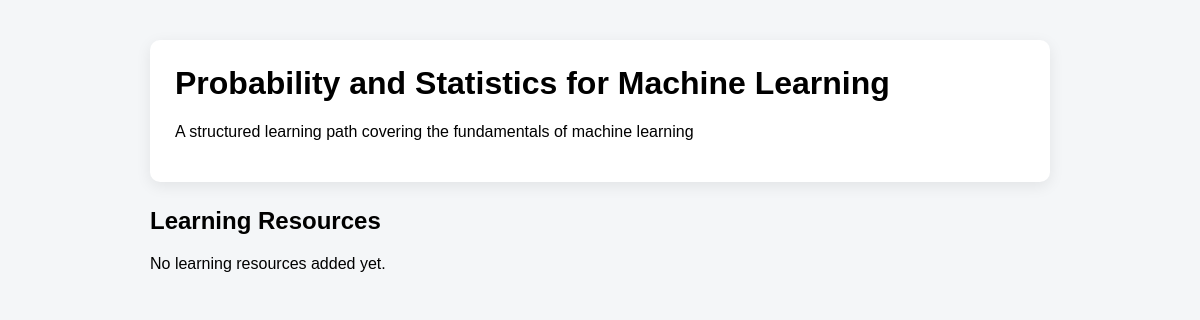
Screenshot of /learning-path/2 with the database file from the repository.
### tables this page shows
CREATE TABLE learning_paths (
            path_id INTEGER PRIMARY KEY AUTOINCREMENT,
            skill_id INTEGER NOT NULL,
            title TEXT NOT NULL,
            description TEXT,
            created_by INTEGER NOT NULL,
            FOREIGN KEY (skill_id) REFERENCES skills(skill_id),
            FOREIGN KEY (created_by) REFERENCES users(user_id)
        );

### app.py (the view)
@app.route(
    "/learning-path/<int:path_id>"
)
def view_learning_path(path_id):
    connection = get_db_connection()
    learning_path = connection.execute("""

        SELECT

            lp.path_id,

            lp.title,

            lp.description,

            s.skill_name

        FROM learning_paths lp

        LEFT JOIN skills s

        ON lp.skill_id = s.skill_id

        WHERE lp.path_id = ?

    """, (
        path_id,
    )).fetchone()
    if learning_path is None:
        connection.close()
        return "Learning path not found."
    resources = connection.execute("""

        SELECT

            r.resource_id,

            r.title,

            r.resource_type,

            r.file_path,

            r.url,

            r.description,

            lpr.sequence_order

        FROM learning_path_resources lpr

        JOIN resources r

        ON lpr.resource_id = r.resource_id

        WHERE lpr.path_id = ?

        ORDER BY lpr.sequence_order

    """, (
        path_id,
    )).fetchall()
    connection.close()
    return render_template(
        "learning_path.html",
        learning_path=learning_path,
        resources=resources
    )

### app.py (called while the page is built)
def get_db_connection():
    connection = sqlite3.connect(DATABASE)
    connection.row_factory = sqlite3.Row
    return connection

### templates/learning_path.html (shortened to what this page needs)
<!DOCTYPE html>
<html>
<head>
</head>
<body>
<div class="container">
    <div class="header">
        <h1>
            {{ learning_path['title'] }}
        </h1>
        <p>
            {{ learning_path['description'] }}
        </p>
    </div>
    <h2>
        Learning Resources
    </h2>
    {% if resources %}
        {% for resource in resources %}
            <div class="resource">
                <h3>
                    {{ resource['title'] }}
                </h3>
                <span class="type">
                    {{ resource['resource_type'] }}
                </span>
                <p>
                    {{ resource['description'] }}
                </p>
                {% if resource['file_path'] %}
                    {% set filename = resource['file_path'].replace('\\', '/').split('/')[-1] %}
                    <a
                        class="view-button"
                        href="{{ url_for('uploaded_resource', filename=filename) }}"
                        target="_blank"
                    >
                        View Resource
                    </a>
                {% elif resource['url'] %}
                    <a
                        class="view-button"
                        href="{{ resource['url'] }}"
                        target="_blank"
                    >
                        Open Resource
                    </a>
                {% endif %}
            </div>
        {% endfor %}
    {% else %}
        <p>
            No learning resources added yet.
        </p>
    {% endif %}
</div>
</body>
</html>

### templates/learning_path.html (style rules this page uses)
body { font-family: Arial, sans-serif; background-color: #f4f6f8; margin: 0; padding: 40px; }
.container { max-width: 900px; margin: auto; }
.header { background: white; padding: 25px; border-radius: 10px; margin-bottom: 25px; box-shadow: 0 4px 15px rgba(0,0,0,0.08); }
.header h1 { margin-top: 0; }

### rows the page displays
learning_paths: title "Probability and Statistics for Machine Learning", description "A structured learning path covering the fundamentals of machine learning"
